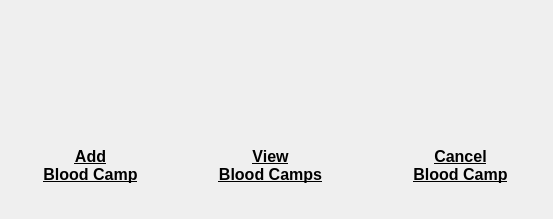
<?xml version="1.0" encoding="UTF-8"?>
<ui version="4.0">
 <class>bloodCampDialog</class>
 <widget class="QDialog" name="bloodCampDialog">
  <property name="geometry">
   <rect>
    <x>0</x>
    <y>0</y>
    <width>553</width>
    <height>219</height>
   </rect>
  </property>
  <property name="windowTitle">
   <string>Blood Camp</string>
  </property>
  <widget class="QLabel" name="cancelBloodCampLabel">
   <property name="geometry">
    <rect>
     <x>390</x>
     <y>130</y>
     <width>141</width>
     <height>71</height>
    </rect>
   </property>
   <property name="text">
    <string>&lt;html&gt;&lt;head/&gt;&lt;body&gt;&lt;p&gt;&lt;span style=&quot; font-size:12pt; font-weight:600; text-decoration: underline;&quot;&gt;Cancel&lt;br&gt;Blood Camp&lt;/span&gt;&lt;/p&gt;&lt;/body&gt;&lt;/html&gt;</string>
   </property>
   <property name="alignment">
    <set>Qt::AlignCenter</set>
   </property>
  </widget>
  <widget class="QPushButton" name="cancelBloodCamp">
   <property name="geometry">
    <rect>
     <x>410</x>
     <y>20</y>
     <width>100</width>
     <height>100</height>
    </rect>
   </property>
   <property name="minimumSize">
    <size>
     <width>100</width>
     <height>100</height>
    </size>
   </property>
   <property name="maximumSize">
    <size>
     <width>100</width>
     <height>100</height>
    </size>
   </property>
   <property name="styleSheet">
    <string notr="true">border:none;</string>
   </property>
   <property name="text">
    <string/>
   </property>
   <property name="icon">
    <iconset>
     <normaloff>../../Images/remove_bloodBank.png</normaloff>../../Images/remove_bloodBank.png</iconset>
   </property>
   <property name="iconSize">
    <size>
     <width>100</width>
     <height>100</height>
    </size>
   </property>
  </widget>
  <widget class="QLabel" name="viewBloodCampsLabel">
   <property name="geometry">
    <rect>
     <x>160</x>
     <y>130</y>
     <width>221</width>
     <height>71</height>
    </rect>
   </property>
   <property name="text">
    <string>&lt;html&gt;&lt;head/&gt;&lt;body&gt;&lt;p&gt;&lt;span style=&quot; font-size:12pt; font-weight:600; text-decoration: underline;&quot;&gt;View&lt;br&gt;Blood Camps&lt;/span&gt;&lt;/p&gt;&lt;/body&gt;&lt;/html&gt;</string>
   </property>
   <property name="alignment">
    <set>Qt::AlignCenter</set>
   </property>
  </widget>
  <widget class="QLabel" name="addBloodCampLabel">
   <property name="geometry">
    <rect>
     <x>0</x>
     <y>120</y>
     <width>181</width>
     <height>91</height>
    </rect>
   </property>
   <property name="text">
    <string>&lt;html&gt;&lt;head/&gt;&lt;body&gt;&lt;p&gt;&lt;span style=&quot; font-size:12pt; font-weight:600; text-decoration: underline;&quot;&gt;Add&lt;br&gt;Blood Camp&lt;/span&gt;&lt;/p&gt;&lt;/body&gt;&lt;/html&gt;</string>
   </property>
   <property name="alignment">
    <set>Qt::AlignCenter</set>
   </property>
  </widget>
  <widget class="QPushButton" name="addBloodCamp">
   <property name="geometry">
    <rect>
     <x>40</x>
     <y>20</y>
     <width>100</width>
     <height>100</height>
    </rect>
   </property>
   <property name="minimumSize">
    <size>
     <width>100</width>
     <height>100</height>
    </size>
   </property>
   <property name="maximumSize">
    <size>
     <width>100</width>
     <height>100</height>
    </size>
   </property>
   <property name="styleSheet">
    <string notr="true">border:none;</string>
   </property>
   <property name="text">
    <string/>
   </property>
   <property name="icon">
    <iconset>
     <normaloff>../../Images/blood_camp.png</normaloff>../../Images/blood_camp.png</iconset>
   </property>
   <property name="iconSize">
    <size>
     <width>100</width>
     <height>100</height>
    </size>
   </property>
  </widget>
  <widget class="QPushButton" name="viewBloodCamps">
   <property name="geometry">
    <rect>
     <x>230</x>
     <y>20</y>
     <width>100</width>
     <height>100</height>
    </rect>
   </property>
   <property name="minimumSize">
    <size>
     <width>100</width>
     <height>100</height>
    </size>
   </property>
   <property name="maximumSize">
    <size>
     <width>100</width>
     <height>100</height>
    </size>
   </property>
   <property name="styleSheet">
    <string notr="true">border:none;</string>
   </property>
   <property name="text">
    <string/>
   </property>
   <property name="icon">
    <iconset>
     <normaloff>../../Images/view_bloodBanks.png</normaloff>../../Images/view_bloodBanks.png</iconset>
   </property>
   <property name="iconSize">
    <size>
     <width>100</width>
     <height>100</height>
    </size>
   </property>
  </widget>
 </widget>
 <resources/>
 <connections/>
</ui>
